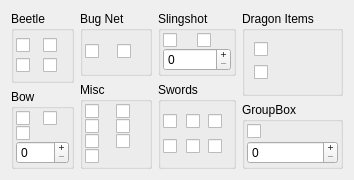
      <widget class="QWidget" name="equipmentTab">
       <attribute name="title">
        <string>Equipment</string>
       </attribute>
       <layout class="QGridLayout" name="gridLayout_16">
        <item row="0" column="0" rowspan="3">
         <layout class="QVBoxLayout" name="verticalLayout_4">
          <item>
           <widget class="QGroupBox" name="beetleGrpBox">
            <property name="title">
             <string>Beetle</string>
            </property>
            <property name="checkable">
             <bool>false</bool>
            </property>
            <layout class="QGridLayout" name="gridLayout">
             <property name="margin">
              <number>2</number>
             </property>
             <property name="spacing">
              <number>0</number>
             </property>
             <item row="0" column="0">
              <widget class="QCheckBox" name="beetleChkBox">
               <property name="toolTip">
                <string>Beetle</string>
               </property>
               <property name="statusTip">
                <string>Beetle</string>
               </property>
               <property name="text">
                <string/>
               </property>
               <property name="icon">
                <iconset resource="../resources/resources.qrc">
                 <normaloff>:/Weapons/Beetle</normaloff>:/Weapons/Beetle</iconset>
               </property>
               <property name="iconSize">
                <size>
                 <width>48</width>
                 <height>48</height>
                </size>
               </property>
              </widget>
             </item>
             <item row="0" column="1">
              <widget class="QCheckBox" name="hookBeetleChkBox">
               <property name="toolTip">
                <string>Hook Beetle</string>
               </property>
               <property name="statusTip">
                <string>Hook Beetle</string>
               </property>
               <property name="text">
                <string/>
               </property>
               <property name="icon">
                <iconset resource="../resources/resources.qrc">
                 <normaloff>:/Weapons/HookBeetle</normaloff>:/Weapons/HookBeetle</iconset>
               </property>
               <property name="iconSize">
                <size>
                 <width>48</width>
                 <height>48</height>
                </size>
               </property>
              </widget>
             </item>
             <item row="1" column="0">
              <widget class="QCheckBox" name="quickBeetleChkBox">
               <property name="toolTip">
                <string>Quick Beetle</string>
               </property>
               <property name="statusTip">
                <string>Quick Beetle</string>
               </property>
               <property name="text">
                <string/>
               </property>
               <property name="icon">
                <iconset resource="../resources/resources.qrc">
                 <normaloff>:/Weapons/SpeedBeetle</normaloff>:/Weapons/SpeedBeetle</iconset>
               </property>
               <property name="iconSize">
                <size>
                 <width>48</width>
                 <height>48</height>
                </size>
               </property>
              </widget>
             </item>
             <item row="1" column="1">
              <widget class="QCheckBox" name="toughBeetleChkBox">
               <property name="toolTip">
                <string>Tough Beetle</string>
               </property>
               <property name="statusTip">
                <string>Tough Beetle</string>
               </property>
               <property name="text">
                <string/>
               </property>
               <property name="icon">
                <iconset resource="../resources/resources.qrc">
                 <normaloff>:/Weapons/ToughBeetle</normaloff>:/Weapons/ToughBeetle</iconset>
               </property>
               <property name="iconSize">
                <size>
                 <width>48</width>
                 <height>48</height>
                </size>
               </property>
              </widget>
             </item>
            </layout>
           </widget>
          </item>
          <item>
           <widget class="QGroupBox" name="bowGrpBox">
            <property name="title">
             <string>Bow</string>
            </property>
            <layout class="QGridLayout" name="gridLayout_8">
             <property name="margin">
              <number>2</number>
             </property>
             <property name="spacing">
              <number>0</number>
             </property>
             <item row="0" column="0">
              <widget class="QCheckBox" name="bowChkBox">
               <property name="text">
                <string/>
               </property>
               <property name="icon">
                <iconset resource="../resources/resources.qrc">
                 <normaloff>:/Weapons/Bow</normaloff>:/Weapons/Bow</iconset>
               </property>
               <property name="iconSize">
                <size>
                 <width>48</width>
                 <height>48</height>
                </size>
               </property>
              </widget>
             </item>
             <item row="0" column="1">
              <widget class="QCheckBox" name="ironBowChkBox">
               <property name="text">
                <string/>
               </property>
               <property name="icon">
                <iconset resource="../resources/resources.qrc">
                 <normaloff>:/Weapons/IronBow</normaloff>:/Weapons/IronBow</iconset>
               </property>
               <property name="iconSize">
                <size>
                 <width>48</width>
                 <height>48</height>
                </size>
               </property>
               <property name="shortcut">
                <string>Return</string>
               </property>
              </widget>
             </item>
             <item row="1" column="0">
              <widget class="QCheckBox" name="sacredBowChkBox">
               <property name="text">
                <string/>
               </property>
               <property name="icon">
                <iconset resource="../resources/resources.qrc">
                 <normaloff>:/Weapons/SacredBow</normaloff>:/Weapons/SacredBow</iconset>
               </property>
               <property name="iconSize">
                <size>
                 <width>48</width>
                 <height>48</height>
                </size>
               </property>
              </widget>
             </item>
             <item row="2" column="0" colspan="2">
              <widget class="QSpinBox" name="arrowAmmoSpinBox">
               <property name="buttonSymbols">
                <enum>QAbstractSpinBox::PlusMinus</enum>
               </property>
               <property name="maximum">
                <number>127</number>
               </property>
              </widget>
             </item>
            </layout>
           </widget>
          </item>
         </layout>
        </item>
        <item row="0" column="1">
         <widget class="QGroupBox" name="bugnetGrpBox">
          <property name="title">
           <string>Bug Net</string>
          </property>
          <layout class="QGridLayout" name="gridLayout_2">
           <property name="margin">
            <number>2</number>
           </property>
           <property name="spacing">
            <number>2</number>
           </property>
           <item row="0" column="0">
            <widget class="QCheckBox" name="bugNetChkBox">
             <property name="toolTip">
              <string>Bug Net</string>
             </property>
             <property name="statusTip">
              <string>Bug Net</string>
             </property>
             <property name="text">
              <string/>
             </property>
             <property name="icon">
              <iconset resource="../resources/resources.qrc">
               <normaloff>:/Weapons/Bugnet</normaloff>:/Weapons/Bugnet</iconset>
             </property>
             <property name="iconSize">
              <size>
               <width>48</width>
               <height>48</height>
              </size>
             </property>
            </widget>
           </item>
           <item row="0" column="1">
            <widget class="QCheckBox" name="bigBugNetChkBox">
             <property name="toolTip">
              <string>Big Bug Net</string>
             </property>
             <property name="statusTip">
              <string>Big Bug Net</string>
             </property>
             <property name="text">
              <string/>
             </property>
             <property name="icon">
              <iconset resource="../resources/resources.qrc">
               <normaloff>:/Weapons/BigBugnet</normaloff>:/Weapons/BigBugnet</iconset>
             </property>
             <property name="iconSize">
              <size>
               <width>48</width>
               <height>48</height>
              </size>
             </property>
            </widget>
           </item>
          </layout>
         </widget>
        </item>
        <item row="0" column="2">
         <widget class="QGroupBox" name="slingShotGrpBox">
          <property name="title">
           <string>Slingshot</string>
          </property>
          <layout class="QGridLayout" name="gridLayout_3">
           <property name="margin">
            <number>2</number>
           </property>
           <property name="spacing">
            <number>0</number>
           </property>
           <item row="0" column="0">
            <widget class="QCheckBox" name="slingShotChkBox">
             <property name="toolTip">
              <string>Slingshot</string>
             </property>
             <property name="statusTip">
              <string>Slingshot</string>
             </property>
             <property name="text">
              <string/>
             </property>
             <property name="icon">
              <iconset resource="../resources/resources.qrc">
               <normaloff>:/Weapons/SlingShot</normaloff>:/Weapons/SlingShot</iconset>
             </property>
             <property name="iconSize">
              <size>
               <width>48</width>
               <height>48</height>
              </size>
             </property>
            </widget>
           </item>
           <item row="0" column="1">
            <widget class="QCheckBox" name="scatterShotChkBox">
             <property name="toolTip">
              <string>Scattershot</string>
             </property>
             <property name="statusTip">
              <string>Scattershot</string>
             </property>
             <property name="text">
              <string/>
             </property>
             <property name="icon">
              <iconset resource="../resources/resources.qrc">
               <normaloff>:/Weapons/SlingShot</normaloff>:/Weapons/SlingShot</iconset>
             </property>
             <property name="iconSize">
              <size>
               <width>48</width>
               <height>48</height>
              </size>
             </property>
            </widget>
           </item>
           <item row="1" column="0" colspan="2">
            <widget class="QSpinBox" name="seedAmmoSpinBox">
             <property name="buttonSymbols">
              <enum>QAbstractSpinBox::PlusMinus</enum>
             </property>
             <property name="maximum">
              <number>127</number>
             </property>
            </widget>
           </item>
          </layout>
         </widget>
        </item>
        <item row="0" column="3" rowspan="2">
         <widget class="QGroupBox" name="groupBox_5">
          <property name="title">
           <string>Dragon Items</string>
          </property>
          <layout class="QGridLayout" name="gridLayout_15">
           <item row="1" column="0">
            <widget class="QCheckBox" name="fireEaringsChkBox">
             <property name="icon">
              <iconset resource="../resources/resources.qrc">
               <normaloff>:/Equipment/FireShieldEarings</normaloff>:/Equipment/FireShieldEarings</iconset>
             </property>
             <property name="iconSize">
              <size>
               <width>48</width>
               <height>48</height>
              </size>
             </property>
            </widget>
           </item>
           <item row="0" column="0">
            <widget class="QCheckBox" name="dragonScaleChkBox">
             <property name="icon">
              <iconset resource="../resources/resources.qrc">
               <normaloff>:/Equipment/WaterDragonScale</normaloff>:/Equipment/WaterDragonScale</iconset>
             </property>
             <property name="iconSize">
              <size>
               <width>48</width>
               <height>48</height>
              </size>
             </property>
            </widget>
           </item>
          </layout>
         </widget>
        </item>
        <item row="1" column="1" rowspan="2">
         <widget class="QGroupBox" name="miscGrpBox">
          <property name="title">
           <string>Misc</string>
          </property>
          <layout class="QGridLayout" name="gridLayout_4">
           <property name="margin">
            <number>2</number>
           </property>
           <property name="spacing">
            <number>0</number>
           </property>
           <item row="1" column="1">
            <widget class="QCheckBox" name="clawShotChkBox">
             <property name="toolTip">
              <string>Clawshot</string>
             </property>
             <property name="statusTip">
              <string>Clawshot</string>
             </property>
             <property name="text">
              <string/>
             </property>
             <property name="icon">
              <iconset resource="../resources/resources.qrc">
               <normaloff>:/Weapons/DoubleClawshot</normaloff>:/Weapons/DoubleClawshot</iconset>
             </property>
             <property name="iconSize">
              <size>
               <width>48</width>
               <height>48</height>
              </size>
             </property>
            </widget>
           </item>
           <item row="6" column="1">
            <widget class="QCheckBox" name="sailClothChkBox">
             <property name="toolTip">
              <string>Sail Cloth</string>
             </property>
             <property name="statusTip">
              <string>Sail Cloth</string>
             </property>
             <property name="icon">
              <iconset resource="../resources/resources.qrc">
               <normaloff>:/Equipment/SailCloth</normaloff>:/Equipment/SailCloth</iconset>
             </property>
             <property name="iconSize">
              <size>
               <width>48</width>
               <height>48</height>
              </size>
             </property>
            </widget>
           </item>
           <item row="0" column="1">
            <widget class="QCheckBox" name="harpChkBox">
             <property name="toolTip">
              <string>Goddess Harp</string>
             </property>
             <property name="statusTip">
              <string>Goddess Harp</string>
             </property>
             <property name="text">
              <string/>
             </property>
             <property name="icon">
              <iconset resource="../resources/resources.qrc">
               <normaloff>:/Weapons/Harp</normaloff>:/Weapons/Harp</iconset>
             </property>
             <property name="iconSize">
              <size>
               <width>48</width>
               <height>48</height>
              </size>
             </property>
            </widget>
           </item>
           <item row="0" column="0">
            <widget class="QCheckBox" name="gustBellowsChkBox">
             <property name="toolTip">
              <string>Gust Bellows</string>
             </property>
             <property name="statusTip">
              <string>Gust Bellows</string>
             </property>
             <property name="text">
              <string/>
             </property>
             <property name="icon">
              <iconset resource="../resources/resources.qrc">
               <normaloff>:/Weapons/GustBellows</normaloff>:/Weapons/GustBellows</iconset>
             </property>
             <property name="iconSize">
              <size>
               <width>48</width>
               <height>48</height>
              </size>
             </property>
            </widget>
           </item>
           <item row="1" column="0">
            <widget class="QCheckBox" name="whipChkBox">
             <property name="toolTip">
              <string>Whip</string>
             </property>
             <property name="statusTip">
              <string>Whip</string>
             </property>
             <property name="text">
              <string/>
             </property>
             <property name="icon">
              <iconset resource="../resources/resources.qrc">
               <normaloff>:/Weapons/Whip</normaloff>:/Weapons/Whip</iconset>
             </property>
             <property name="iconSize">
              <size>
               <width>48</width>
               <height>48</height>
              </size>
             </property>
            </widget>
           </item>
           <item row="6" column="0">
            <widget class="QCheckBox" name="diggingMittsChkBox">
             <property name="toolTip">
              <string>Digging Mitts</string>
             </property>
             <property name="statusTip">
              <string>Digging Mitts</string>
             </property>
             <property name="icon">
              <iconset resource="../resources/resources.qrc">
               <normaloff>:/Equipment/DiggingMitts</normaloff>:/Equipment/DiggingMitts</iconset>
             </property>
             <property name="iconSize">
              <size>
               <width>48</width>
               <height>48</height>
              </size>
             </property>
            </widget>
           </item>
           <item row="7" column="0">
            <widget class="QCheckBox" name="moleMittsChkBox">
             <property name="toolTip">
              <string>Mole Mitts</string>
             </property>
             <property name="statusTip">
              <string>Mole Mitts</string>
             </property>
             <property name="icon">
              <iconset resource="../resources/resources.qrc">
               <normaloff>:/Equipment/MoleMitts</normaloff>:/Equipment/MoleMitts</iconset>
             </property>
             <property name="iconSize">
              <size>
               <width>48</width>
               <height>48</height>
              </size>
             </property>
            </widget>
           </item>
          </layout>
         </widget>
        </item>
        <item row="1" column="2" rowspan="2">
         <widget class="QGroupBox" name="swdGroupBox">
          <property name="title">
           <string>Swords</string>
          </property>
          <layout class="QGridLayout" name="gridLayout_10">
           <property name="margin">
            <number>2</number>
           </property>
           <property name="spacing">
            <number>0</number>
           </property>
           <item row="0" column="2">
            <widget class="QCheckBox" name="goddessSwdChkBox">
             <property name="toolTip">
              <string>Goddess Sword</string>
             </property>
             <property name="statusTip">
              <string>Goddess Sword</string>
             </property>
             <property name="text">
              <string/>
             </property>
             <property name="icon">
              <iconset resource="../resources/resources.qrc">
               <normaloff>:/Swords/GoddessSword</normaloff>:/Swords/GoddessSword</iconset>
             </property>
             <property name="iconSize">
              <size>
               <width>32</width>
               <height>160</height>
              </size>
             </property>
            </widget>
           </item>
           <item row="1" column="2">
            <widget class="QCheckBox" name="masterSwdChkBox">
             <property name="toolTip">
              <string>Master Sword</string>
             </property>
             <property name="statusTip">
              <string>Master Sword</string>
             </property>
             <property name="text">
              <string/>
             </property>
             <property name="icon">
              <iconset resource="../resources/resources.qrc">
               <normaloff>:/Swords/MasterSword</normaloff>:/Swords/MasterSword</iconset>
             </property>
             <property name="iconSize">
              <size>
               <width>32</width>
               <height>160</height>
              </size>
             </property>
            </widget>
           </item>
           <item row="1" column="3">
            <widget class="QCheckBox" name="trueMasterSwdChkBox">
             <property name="toolTip">
              <string>True Master Sword</string>
             </property>
             <property name="statusTip">
              <string>True Master Sword</string>
             </property>
             <property name="icon">
              <iconset resource="../resources/resources.qrc">
               <normaloff>:/Swords/TrueMasterSword</normaloff>:/Swords/TrueMasterSword</iconset>
             </property>
             <property name="iconSize">
              <size>
               <width>32</width>
               <height>160</height>
              </size>
             </property>
            </widget>
           </item>
           <item row="0" column="3">
            <widget class="QCheckBox" name="longSwdChkBox">
             <property name="toolTip">
              <string>Goddess Long Sword</string>
             </property>
             <property name="statusTip">
              <string>Goddess Long Sword</string>
             </property>
             <property name="text">
              <string/>
             </property>
             <property name="icon">
              <iconset resource="../resources/resources.qrc">
               <normaloff>:/Swords/LongSword</normaloff>:/Swords/LongSword</iconset>
             </property>
             <property name="iconSize">
              <size>
               <width>32</width>
               <height>160</height>
              </size>
             </property>
            </widget>
           </item>
           <item row="1" column="1">
            <widget class="QCheckBox" name="whiteSwdChkBox">
             <property name="toolTip">
              <string>Goddess White Sword</string>
             </property>
             <property name="statusTip">
              <string>Goddess White Sword</string>
             </property>
             <property name="icon">
              <iconset resource="../resources/resources.qrc">
               <normaloff>:/Swords/GoddessWhiteSword</normaloff>:/Swords/GoddessWhiteSword</iconset>
             </property>
             <property name="iconSize">
              <size>
               <width>32</width>
               <height>160</height>
              </size>
             </property>
            </widget>
           </item>
           <item row="0" column="1">
            <widget class="QCheckBox" name="practiceSwdChkBox">
             <property name="toolTip">
              <string>Practice Sword</string>
             </property>
             <property name="statusTip">
              <string>Practice Sword</string>
             </property>
             <property name="text">
              <string/>
             </property>
             <property name="icon">
              <iconset resource="../resources/resources.qrc">
               <normaloff>:/Swords/PracticeSword</normaloff>:/Swords/PracticeSword</iconset>
             </property>
             <property name="iconSize">
              <size>
               <width>32</width>
               <height>160</height>
              </size>
             </property>
            </widget>
           </item>
          </layout>
         </widget>
        </item>
        <item row="2" column="3">
         <widget class="QGroupBox" name="groupBox_6">
          <property name="title">
           <string>GroupBox</string>
          </property>
          <layout class="QGridLayout" name="gridLayout_9">
           <property name="margin">
            <number>2</number>
           </property>
           <property name="spacing">
            <number>2</number>
           </property>
           <item row="0" column="0">
            <widget class="QCheckBox" name="bombChkBox">
             <property name="toolTip">
              <string>Bombs</string>
             </property>
             <property name="statusTip">
              <string>Bombs</string>
             </property>
             <property name="text">
              <string/>
             </property>
             <property name="icon">
              <iconset resource="../resources/resources.qrc">
               <normaloff>:/Weapons/Bomb</normaloff>:/Weapons/Bomb</iconset>
             </property>
             <property name="iconSize">
              <size>
               <width>48</width>
               <height>48</height>
              </size>
             </property>
            </widget>
           </item>
           <item row="1" column="0">
            <widget class="QSpinBox" name="bombAmmoSpinBox">
             <property name="buttonSymbols">
              <enum>QAbstractSpinBox::PlusMinus</enum>
             </property>
             <property name="maximum">
              <number>127</number>
             </property>
            </widget>
           </item>
          </layout>
         </widget>
        </item>
       </layout>
      </widget>
